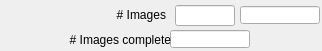
    <widget class="caFrame" name="caFrame_25">
     <property name="geometry">
      <rect>
       <x>5</x>
       <y>50</y>
       <width>322</width>
       <height>51</height>
      </rect>
     </property>
     <widget class="caFrame" name="caFrame_26">
      <property name="geometry">
       <rect>
        <x>90</x>
        <y>0</y>
        <width>232</width>
        <height>31</height>
       </rect>
      </property>
      <widget class="caLabel" name="caLabel_36">
       <property name="geometry">
        <rect>
         <x>-20</x>
         <y>5</y>
         <width>96</width>
         <height>20</height>
        </rect>
       </property>
       <property name="frameShape">
        <enum>QFrame::NoFrame</enum>
       </property>
       <property name="text">
        <string># Images</string>
       </property>
       <property name="alignment">
        <set>Qt::AlignAbsolute|Qt::AlignRight|Qt::AlignTrailing|Qt::AlignVCenter</set>
       </property>
       <property name="fontScaleMode">
        <enum>ESimpleLabel::WidthAndHeight</enum>
       </property>
       <property name="foreground">
        <color>
         <red>0</red>
         <green>0</green>
         <blue>0</blue>
        </color>
       </property>
       <property name="background">
        <color alpha="0">
         <red>0</red>
         <green>0</green>
         <blue>0</blue>
        </color>
       </property>
      </widget>
      <widget class="caTextEntry" name="caTextEntry_7">
       <property name="geometry">
        <rect>
         <x>85</x>
         <y>5</y>
         <width>60</width>
         <height>21</height>
        </rect>
       </property>
       <property name="channel" stdset="0">
        <string>$(P)$(R)NumImages</string>
       </property>
       <property name="foreground">
        <color>
         <red>0</red>
         <green>0</green>
         <blue>0</blue>
        </color>
       </property>
       <property name="background">
        <color>
         <red>115</red>
         <green>223</green>
         <blue>255</blue>
        </color>
       </property>
       <property name="colorMode">
        <enum>caLineEdit::Static</enum>
       </property>
       <property name="precisionMode">
        <enum>caLineEdit::Channel</enum>
       </property>
       <property name="limitsMode">
        <enum>caLineEdit::Channel</enum>
       </property>
       <property name="maxValue">
        <double>1.000000000000000</double>
       </property>
       <property name="minValue">
        <double>0.000000000000000</double>
       </property>
       <property name="fontScaleMode">
        <enum>caLineEdit::WidthAndHeight</enum>
       </property>
       <property name="formatType">
        <enum>caLineEdit::decimal</enum>
       </property>
      </widget>
      <widget class="caLineEdit" name="caLineEdit_24">
       <property name="geometry">
        <rect>
         <x>150</x>
         <y>6</y>
         <width>80</width>
         <height>18</height>
        </rect>
       </property>
       <property name="alignment">
        <set>Qt::AlignAbsolute|Qt::AlignLeading|Qt::AlignLeft|Qt::AlignVCenter</set>
       </property>
       <property name="channel" stdset="0">
        <string>$(P)$(R)NumImages_RBV</string>
       </property>
       <property name="foreground">
        <color>
         <red>10</red>
         <green>0</green>
         <blue>184</blue>
        </color>
       </property>
       <property name="background">
        <color>
         <red>187</red>
         <green>187</green>
         <blue>187</blue>
        </color>
       </property>
       <property name="colorMode">
        <enum>caLineEdit::Static</enum>
       </property>
       <property name="precisionMode">
        <enum>caLineEdit::Channel</enum>
       </property>
       <property name="limitsMode">
        <enum>caLineEdit::Channel</enum>
       </property>
       <property name="maxValue">
        <double>1.000000000000000</double>
       </property>
       <property name="minValue">
        <double>0.000000000000000</double>
       </property>
       <property name="fontScaleMode">
        <enum>caLineEdit::WidthAndHeight</enum>
       </property>
       <property name="formatType">
        <enum>caLineEdit::decimal</enum>
       </property>
      </widget>
     </widget>
     <widget class="caFrame" name="caFrame_27">
      <property name="geometry">
       <rect>
        <x>0</x>
        <y>30</y>
        <width>322</width>
        <height>21</height>
       </rect>
      </property>
      <widget class="caLineEdit" name="caLineEdit_25">
       <property name="geometry">
        <rect>
         <x>170</x>
         <y>0</y>
         <width>80</width>
         <height>18</height>
        </rect>
       </property>
       <property name="alignment">
        <set>Qt::AlignAbsolute|Qt::AlignLeading|Qt::AlignLeft|Qt::AlignVCenter</set>
       </property>
       <property name="channel" stdset="0">
        <string>$(P)$(R)NumImagesCounter_RBV</string>
       </property>
       <property name="foreground">
        <color>
         <red>10</red>
         <green>0</green>
         <blue>184</blue>
        </color>
       </property>
       <property name="background">
        <color>
         <red>187</red>
         <green>187</green>
         <blue>187</blue>
        </color>
       </property>
       <property name="colorMode">
        <enum>caLineEdit::Static</enum>
       </property>
       <property name="precisionMode">
        <enum>caLineEdit::Channel</enum>
       </property>
       <property name="limitsMode">
        <enum>caLineEdit::Channel</enum>
       </property>
       <property name="maxValue">
        <double>1.000000000000000</double>
       </property>
       <property name="minValue">
        <double>0.000000000000000</double>
       </property>
       <property name="fontScaleMode">
        <enum>caLineEdit::WidthAndHeight</enum>
       </property>
       <property name="formatType">
        <enum>caLineEdit::decimal</enum>
       </property>
      </widget>
      <widget class="caLabel" name="caLabel_37">
       <property name="geometry">
        <rect>
         <x>30</x>
         <y>0</y>
         <width>141</width>
         <height>20</height>
        </rect>
       </property>
       <property name="frameShape">
        <enum>QFrame::NoFrame</enum>
       </property>
       <property name="text">
        <string># Images complete</string>
       </property>
       <property name="alignment">
        <set>Qt::AlignAbsolute|Qt::AlignRight|Qt::AlignTrailing|Qt::AlignVCenter</set>
       </property>
       <property name="fontScaleMode">
        <enum>ESimpleLabel::WidthAndHeight</enum>
       </property>
       <property name="foreground">
        <color>
         <red>0</red>
         <green>0</green>
         <blue>0</blue>
        </color>
       </property>
       <property name="background">
        <color alpha="0">
         <red>0</red>
         <green>0</green>
         <blue>0</blue>
        </color>
       </property>
      </widget>
     </widget>
    </widget>
